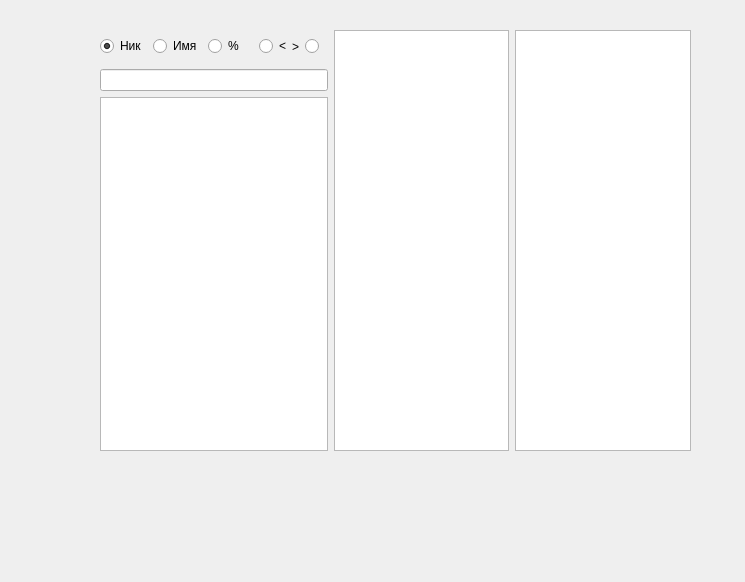
<?xml version="1.0" encoding="UTF-8"?>
<ui version="4.0">
 <class>Form</class>
 <widget class="QWidget" name="Form">
  <property name="geometry">
   <rect>
    <x>0</x>
    <y>0</y>
    <width>745</width>
    <height>582</height>
   </rect>
  </property>
  <property name="windowTitle">
   <string>Form</string>
  </property>
  <widget class="QWidget" name="gridLayoutWidget">
   <property name="geometry">
    <rect>
     <x>100</x>
     <y>30</y>
     <width>591</width>
     <height>421</height>
    </rect>
   </property>
   <layout class="QGridLayout" name="mainGridLayout">
    <item row="0" column="0">
     <layout class="QHBoxLayout" name="mainHLayout">
      <item>
       <layout class="QVBoxLayout" name="verticalLayout_3">
        <item>
         <layout class="QHBoxLayout" name="horizontalLayout_5">
          <item>
           <layout class="QHBoxLayout" name="horizontalLayout">
            <item>
             <widget class="QRadioButton" name="radioFilterNickname">
              <property name="text">
               <string>Ник</string>
              </property>
              <property name="checked">
               <bool>true</bool>
              </property>
             </widget>
            </item>
            <item>
             <widget class="QRadioButton" name="radioFilterName">
              <property name="text">
               <string>Имя</string>
              </property>
             </widget>
            </item>
            <item>
             <widget class="QRadioButton" name="radioFilterReadiness">
              <property name="text">
               <string>%</string>
              </property>
             </widget>
            </item>
           </layout>
          </item>
          <item>
           <widget class="QWidget" name="filterReadinessWidget" native="true">
            <layout class="QHBoxLayout" name="horizontalLayout_8">
             <item>
              <widget class="QRadioButton" name="radioProcLess">
               <property name="text">
                <string/>
               </property>
              </widget>
             </item>
             <item>
              <widget class="QLabel" name="label_2">
               <property name="text">
                <string>&lt;</string>
               </property>
               <property name="alignment">
                <set>Qt::AlignRight|Qt::AlignTrailing|Qt::AlignVCenter</set>
               </property>
              </widget>
             </item>
             <item>
              <widget class="QLabel" name="label">
               <property name="text">
                <string>&gt;</string>
               </property>
              </widget>
             </item>
             <item>
              <widget class="QRadioButton" name="radioProcMore">
               <property name="text">
                <string/>
               </property>
              </widget>
             </item>
            </layout>
           </widget>
          </item>
         </layout>
        </item>
        <item>
         <widget class="QLineEdit" name="filterLine"/>
        </item>
        <item>
         <widget class="QListWidget" name="listAccaunt"/>
        </item>
       </layout>
      </item>
      <item>
       <widget class="QListWidget" name="listDialog"/>
      </item>
      <item>
       <widget class="QTextEdit" name="textEdit"/>
      </item>
     </layout>
    </item>
   </layout>
  </widget>
  <zorder>gridLayoutWidget</zorder>
  <zorder>listDialog</zorder>
 </widget>
 <resources/>
 <connections/>
</ui>
